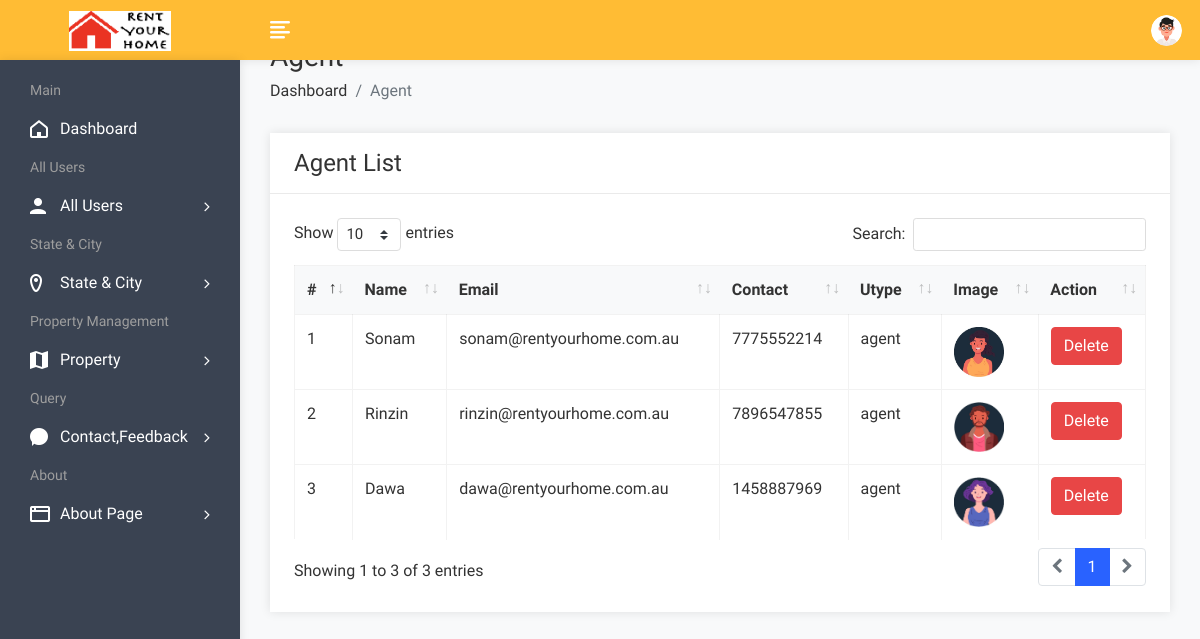
Screenshot of /admin/useragent.php (signed in) with the database file from the repository.
### tables this page shows
CREATE TABLE `user` (
  `uid` int(50) NOT NULL,
  `uname` varchar(100) NOT NULL,
  `uemail` varchar(100) NOT NULL,
  `uphone` varchar(20) NOT NULL,
  `upass` varchar(50) NOT NULL,
  `utype` varchar(50) NOT NULL,
  `uimage` varchar(300) NOT NULL
);

### admin/useragent.php (the view, shortened to what this page needs)
<!DOCTYPE html>
<html lang="en">
<head>
        <link rel="stylesheet" href="assets/css/bootstrap.min.css">
        <link rel="stylesheet" href="assets/css/font-awesome.min.css">
        <link rel="stylesheet" href="assets/css/feathericon.min.css">
		<link rel="stylesheet" href="assets/plugins/datatables/dataTables.bootstrap4.min.css">
		<link rel="stylesheet" href="assets/plugins/datatables/responsive.bootstrap4.min.css">
		<link rel="stylesheet" href="assets/plugins/datatables/select.bootstrap4.min.css">
		<link rel="stylesheet" href="assets/plugins/datatables/buttons.bootstrap4.min.css">
        <link rel="stylesheet" href="assets/css/style.css">
    </head>
    <body>
				<?php include("header.php"); ?>
            <div class="page-wrapper">
                <div class="content container-fluid">
					<div class="page-header">
						<div class="row">
							<div class="col">
								<h3 class="page-title">Agent</h3>
								<ul class="breadcrumb">
									<li class="breadcrumb-item"><a href="dashboard.php">Dashboard</a></li>
									<li class="breadcrumb-item active">Agent</li>
								</ul>
							</div>
						</div>
					</div>
					<div class="row">
						<div class="col-sm-12">
							<div class="card">
								<div class="card-header">
									<h4 class="card-title">Agent List</h4>
								</div>
								<div class="card-body">
									<table id="basic-datatable" class="table table-bordered table-hover">
                                            <thead>
                                                <tr>
                                                    <th>#</th>
                                                    <th>Name</th>
                                                    <th>Email</th>
                                                    <th>Contact</th>
                                                    <th>Utype</th>
													<th>Image</th>
                                                    <th>Action</th>
                                                </tr>
                                            </thead>
                                            <tbody>
											<?php
												$query=mysqli_query($con,"select * from user where utype='agent'");
												$cnt=1;
												while($row=mysqli_fetch_row($query))
													{
											?>
                                                <tr>
                                                    <td><?php echo $cnt; ?></td>
                                                    <td><?php echo $row['1']; ?></td>
                                                    <td><?php echo $row['2']; ?></td>
                                                    <td><?php echo $row['3']; ?></td>
                                                    <td><?php echo $row['5']; ?></td>
													<td><img src="user/<?php echo $row['6']; ?>" height="50px" width="50px"></td>
                                                    <td><a href="useragentdelete.php?id=<?php echo $row['0']; ?>"><button class="btn btn-danger">Delete</button></a></td>
                                                </tr>
                                                <?php
												$cnt=$cnt+1;
												}
												?>
                                            </tbody>
                                        </table>
								</div>
							</div>
						</div>
					</div>
				</div>
			</div>
    </body>
</html>

### admin/header.php (shortened to what this page needs)
<div class="header">
              <div class="header-left">
                  <a href="dashboard.php" class="logo">
				<img src="assets/img/rsadmin.png" alt="Logo">
			</a>
              </div>
		<a href="javascript:void(0);" id="toggle_btn">
			<i class="fe fe-text-align-left"></i>
		</a>
		<ul class="nav user-menu">
			<li class="nav-item dropdown app-dropdown">
				<a href="#" class="dropdown-toggle nav-link" data-toggle="dropdown">
					<span class="user-img"><img class="rounded-circle" src="assets/img/profiles/avatar-01.png" width="31" alt="Ryan Taylor"></span>
				</a>
			</li>
		</ul>
          </div>
          <div class="sidebar" id="sidebar">
              <div class="sidebar-inner slimscroll">
			<div id="sidebar-menu" class="sidebar-menu">
				<ul>
					<li class="menu-title">
						<span>Main</span>
					</li>
					<li>
						<a href="dashboard.php"><i class="fe fe-home"></i> <span>Dashboard</span></a>
					</li>
					<li class="menu-title">
						<span>All Users</span>
					</li>
					<li class="submenu">
						<a href="#"><i class="fe fe-user"></i> <span> All Users </span> <span class="menu-arrow"></span></a>
					</li>
					<li class="menu-title">
						<span>State & City</span>
					</li>
					<li class="submenu">
						<a href="#"><i class="fe fe-location"></i> <span>State & City</span> <span class="menu-arrow"></span></a>
					</li>
					<li class="menu-title">
						<span>Property Management</span>
					</li>
					<li class="submenu">
						<a href="#"><i class="fe fe-map"></i> <span> Property</span> <span class="menu-arrow"></span></a>
					</li>
					<li class="menu-title">
						<span>Query</span>
					</li>
					<li class="submenu">
						<a href="#"><i class="fe fe-comment"></i> <span> Contact,Feedback </span> <span class="menu-arrow"></span></a>
					</li>
					<li class="menu-title">
						<span>About</span>
					</li>
					<li class="submenu">
						<a href="#"><i class="fe fe-browser"></i> <span> About Page </span> <span class="menu-arrow"></span></a>
					</li>
				</ul>
			</div>
              </div>
          </div>

### rows the page displays
user: uname "Sonam", uemail "sonam@rentyourhome.com.au", uphone "7775552214", utype "agent", uimage (picture)
user: uname "Rinzin", uemail "rinzin@rentyourhome.com.au", uphone "7896547855", utype "agent", uimage (placeholder picture)
user: uname "Dawa", uemail "dawa@rentyourhome.com.au", uphone "1458887969", utype "agent", uimage (picture)
